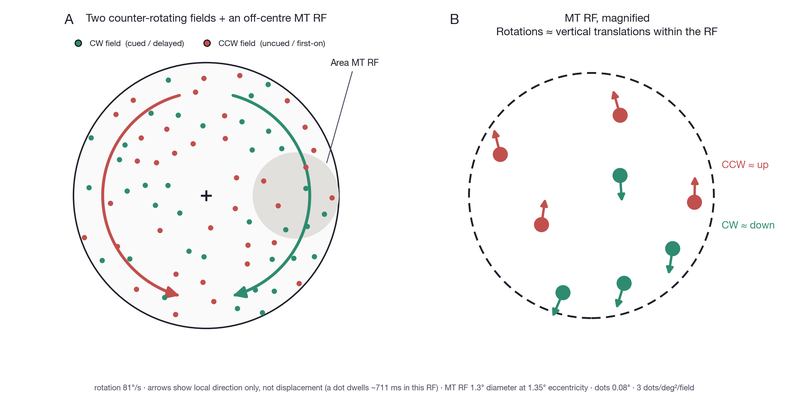
#> input picture Agents/Modeling/sb2010/mt_rf_figure.png, 789 x 395 px, shrunk from 2040 x 1020 before the run
$ python check_stimulus_panels.py
#> lines starting #> are read from the running program, lines starting #| are printed output that depends on the picture; after the words box and inside, x2 and y2 are one past the last pixel; in counts of white or black regions, pixels touching at a corner belong together
#!/usr/bin/env python3
"""STANDING CHECK for the shared stimulus panel.

mt_rf_figure.png and ps_two_rf_figure.png are supposed to show the SAME
stimulus, drawn by the one draw_stimulus() in ps_stimulus_common. This locates
the aperture circle in each, confirms the two are rendered at the same scale,
and diffs the panels.

The only difference blobs >= 60 px may be the two V1 RF circles, their leader
and their label -- everything else must cancel. A scale mismatch here is what
tight_layout used to cause (one figure 8% larger than the other), which is why
the margins are pinned with subplots_adjust.

    python3 check_stimulus_panels.py
"""
import sys
import numpy as np
from PIL import Image
from scipy import ndimage

MIN_BLOB = 60


def aperture_bbox(path):
    """Bounding box of the aperture circle: darkest ring in the left half.

    Half, not a third: the stimulus panel is a larger fraction of the narrower
    two-panel figure, and a third clips its circle -- which reads as a bogus
    scale mismatch.
    """
#> called with path = 'mt_rf_figure.png'
    im = np.asarray(Image.open(path).convert("L")).astype(float)
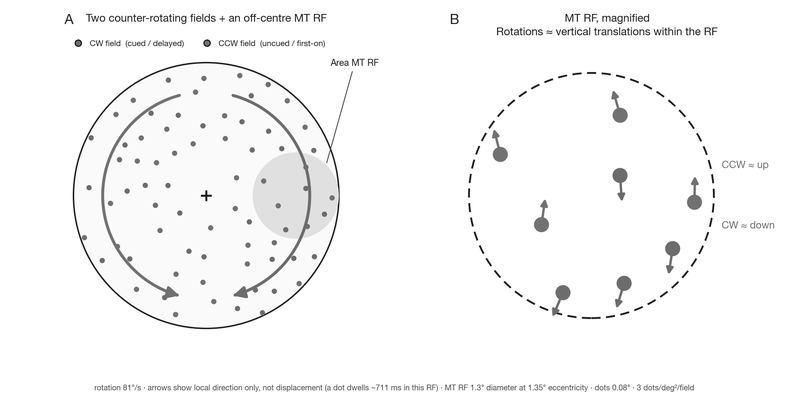
#> im: shape (395, 789) float64; min 0, max 255, mean 247.6
    left = im[:, : im.shape[1] // 2]
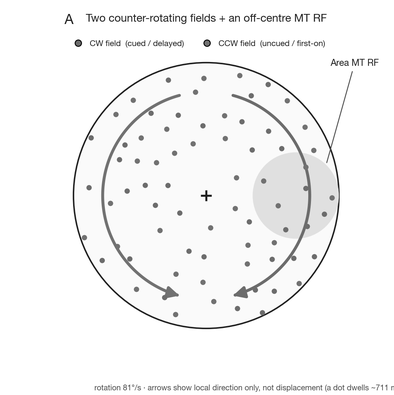
#> left: shape (395, 394) float64; min 0, max 255, mean 245.3
    # Threshold on the RIM's ink only. The palette is INK 31, INK2 (leaders) 77,
    # the dots and rotation arcs 108-113 against a 250 ground, so 60 takes the
    # aperture rim and nothing else. A looser cut lets the arcs and dots merge
    # into one sprawling blob whose "width" is meaningless -- which is exactly
    # how this reported a bogus scale mismatch once the arcs moved inside.
    dark = left < 60
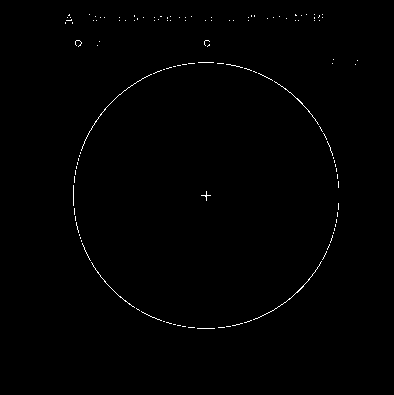
#> dark: shape (395, 394) bool; 0.52% white in thin lines or dots, all inside (x1, y1, x2, y2) = (65, 14, 358, 329)
    # the aperture rim is the largest dark connected component in that third
    lab, n = ndimage.label(dark)
#> lab: shape (395, 394) int32; 366 distinct labels, from 0 to 365
#> n = 365
    if n == 0:
        sys.exit(f"{path}: no dark pixels found in the left third")
    sizes = ndimage.sum(dark, lab, range(1, n + 1))
#> sizes = 365 values, max 21 at index 221, min 1 at index 1, mean 2.24
    rim = (np.argmax(sizes) + 1)
#> rim = 222
    ys, xs = np.where(lab == rim)
#> ys = 21 values from 185 to 205; xs = 21 values from 73 to 73

    # Measure the diameter VERTICALLY. The MT RF disc is placed with its outer
    # edge ON the aperture rim (MT_ECC = APERTURE - MT_R) and is drawn over it,
    # so it eats the rightmost rim pixels -- by a different amount in each
    # figure, since the panels differ in width. Top and bottom are untouched, and
    # the leftmost point is clean, so height is the true diameter and xmin + h/2
    # the true centre.
    bb = (xs.min(), xs.max(), ys.min(), ys.max())
#> bb = (73, 73, 185, 205)
    diam = float(bb[3] - bb[2])
#> diam = 20
    if not 0.96 < (bb[1] - bb[0]) / diam <= 1.01:
#> (the run stopped early here; a loop or call above may not have finished)
